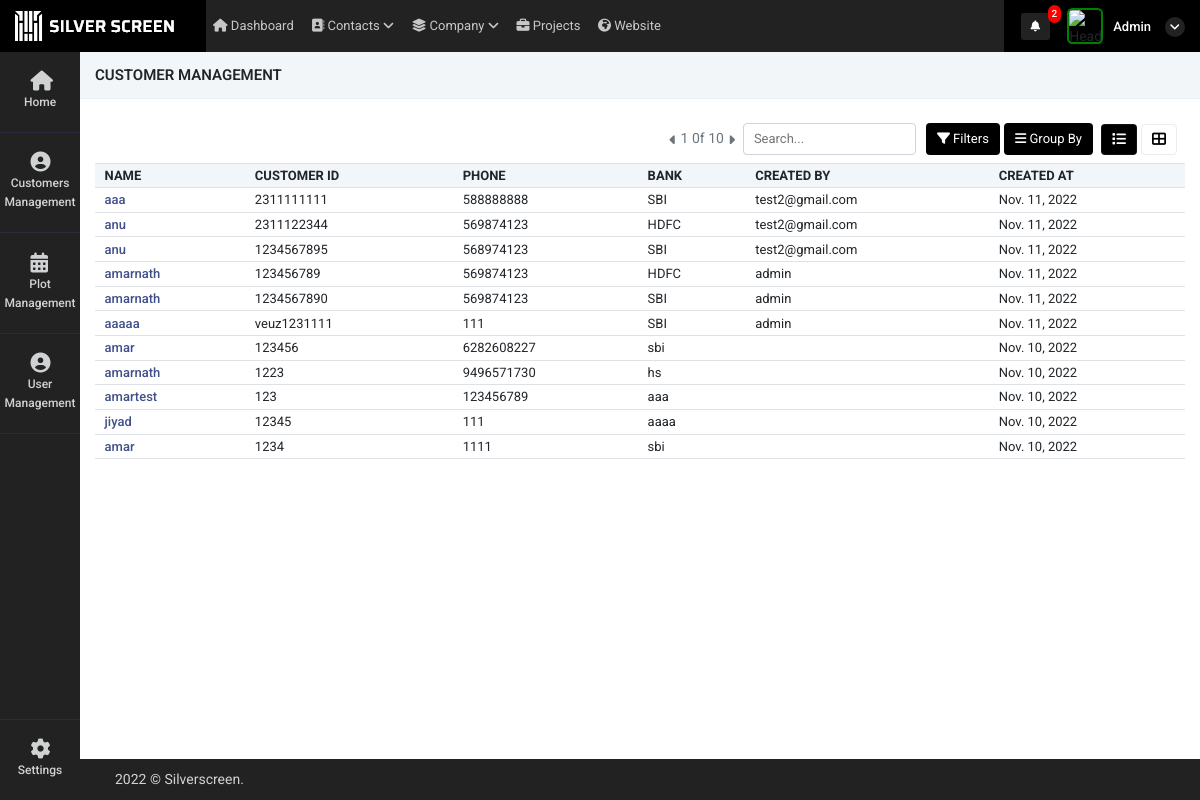
Before: /customer_management (signed in) with the older database file.
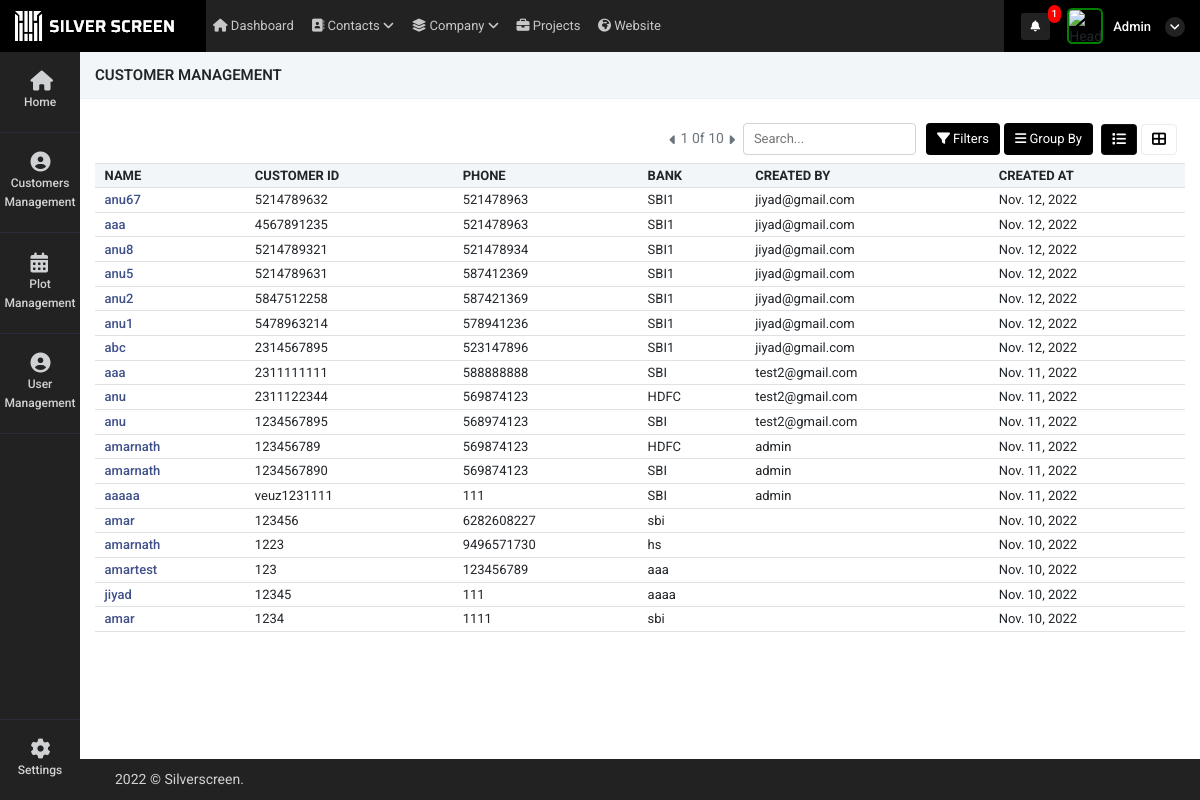
After: the same page with the newer database file.
### super_admin/models.py (models this page shows)
class common(models.Model):  # COMM0N
    dt = models.DateField(auto_now=True)
    tm = models.TimeField(auto_now=True)
    updated = models.DateTimeField(default=timezone.now)
    status = models.CharField(max_length=255, null=True)
    class Meta:
        abstract = True

class Customer_details(common):
    name =  models.CharField(max_length=255,null=True)
    phone = models.CharField(max_length=255,null=True)
    customer_id = models.CharField(max_length=255,null=True)
    bank =  models.CharField(max_length=255,null=True)
    created_by = models.ForeignKey(User,on_delete=models.CASCADE,related_name="Customer_details_created_by", null=True)
    customer_type = models.CharField(max_length=255,choices=customer_comapny_type,null=True)
    company_name =  models.CharField(max_length=255,null=True)
    street1 =  models.CharField(max_length=255,null=True)
    street2 =  models.CharField(max_length=255,null=True)
    city =  models.CharField(max_length=255,null=True)
    satte =  models.CharField(max_length=255,null=True)
    zip =  models.CharField(max_length=255,null=True)
    email =  models.CharField(max_length=255,null=True)
    customer_doc_id = models.FileField(upload_to="customer_document",null=True)
    contract_certi = models.FileField(upload_to="customer_document",null=True)
    tax_certificate  = models.FileField(upload_to="customer_document",null=True)
    other_document = models.FileField(upload_to="customer_document",null=True)
    bank_relation_id = models.ForeignKey(Bank_details,on_delete=models.CASCADE,related_name="Customer_details_Bank_details_id", null=True)
    profile_pic = models.FileField(upload_to="customer_document",null=True)

### super_admin/views.py (the view)
# urls.py: path('customer_management',views.customer_management,name='customer_management'),
def customer_management(request):
    data = Customer_details.objects.all().order_by("-id")
    context = {
        'data':data
    }
    return render(request,'super_admin/customer_management.html',context)

### super_admin/templatetags/notification.py (called while the page is built, shortened)
@register.filter(name='get_notifications')
def get_notifications(value,args):
    user_dat = User.objects.get(id=value.id)
    st = user_dat.is_superuser
    data_count = ''
    if st == True:
        data_count = user_request_plot.objects.filter(read_status=0).count()
    return data_count

@register.filter(name='get_loginUsernameImage')
def get_loginUsernameImage(value,args):
    user_dat = User.objects.get(id=value.id)
    st = user_dat.is_superuser
    image_url = ''
    if st == True:
        image_url = 'http://10.10.10.119:8000/static/adminicon.jpg'
    else:
        user_data = user_Details.objects.get(auth_user=value.id)
        if user_data.atatchment == '':
            image_url = 'http://10.10.10.119:8000/static/adminicon.jpg'
        else:
            image_url ='../media/'+str(user_data.atatchment)
    return image_url

@register.filter(name='get_user_type')
def get_user_type(value,args):
    user_dat = User.objects.get(id=value.id)
    st = user_dat.is_superuser
    if st == True:
        return False

### super_admin/templates/super_admin/customer_management.html (shortened to what the changed rows need)
    {% extends "super_admin/base.html" %}
    {% block content %}
    <div class="container-fluid mt-4">
    <div class="tab-content">
        <div class="tab-pane active" id="home1" role="tabpanel">
            <div class="tab-content">
                <div class="tab-pane active" id="ho" role="tabpanel">
                    <div class="table-responsive mb-1  mt-2">
                        <table class="table table-nowrap align-middle"
                            id="orderTable">
                            <thead class="table-light">
                                <tr class="text-uppercase">
                                    <th class="sort"
                                        data-sort="customer_name">
                                        Name</th>
                                    <th class="sort" data-sort="date">Customer ID</th>
                                    <th class="sort" data-sort="date">Phone</th>
                                    <th class="sort" data-sort="company">
                                       Bank
                                    </th>
                                    <th class="sort" data-sort="company">
                                       Created By
                                    </th>
                                    <th class="sort" data-sort="company">
                                      Created At
                                    </th>
                                </tr>
                            </thead>
                            <tbody class="list form-check-all">
                                {% for i in data %}
                                <tr>
                                    <td class="id"><a href="customer_more_details?id={{i.id}}"
                                            class="fw-medium link-primary">
                                            {% if i.name == None %}
                                            {% else %}
                                            {{i.name}}
                                            {% endif %}
                                        </a>
                                    </td>
                                    <td>
                                        {{i.customer_id}}
                                    </td>
                                    <td class="customer_name">
                                        {% if i.phone == None %}
                                        {% else %}
                                        {{i.phone}}
                                        {% endif %}
                                    </td>
                                    <td class="product_name">{{i.bank}}</td>
                                    <td class="date">
                                        {% if i.created_by == None %}
                                        {% else %}
                                        {{i.created_by}}
                                        {% endif %}
                                    </td>
                                    <td>
                                        {{i.dt}}
                                    </td>
                                </tr>
                                {% endfor %}
                            </tbody>
                        </table>
                    </div>
                </div>
            </div>
            <br>
            <br>
        </div>
    </div>
    </div>
    {% endblock %}

### super_admin/templates/super_admin/base.html (shortened to what the changed rows need)
<!doctype html>
<html lang="en">
    {% load static %}
    {% load notification %}
<head>
    <link rel="stylesheet" href="{% static 'admin/css/morris.css' %}">
    <link href="{% static 'admin/css/bootstrap.min.css' %}" rel="stylesheet" type="text/css" />
    <link href="{% static 'admin/css/icons.css' %}" rel="stylesheet" type="text/css" />
    <link href="{% static 'admin/css/style.css' %}" rel="stylesheet" type="text/css" />
</head>
<body class="">
    <div id="wrapper">
        <div class="content-page">
            <div class="topbar">
                <div class="navbar-header">
                    <div class="d-flex align-items-center icns">
                        <div class="dropdown topbar-head-dropdown ms-1 header-item">
                            <a href="view_all_activity">
                                <i class="fas fa-bell fs-icn">
                                    <span
                                        class="position-absolute topbar-badge fs-9 translate-middle badge rounded-pill bg-red">{{ request.user|get_notifications:"sss" }}</span></i>
                                    </a>
                        </div>
                        <div class="dropdown header-item topbar-user king button-drpdown">
                            <span class="d-flex align-items-center drpdown-toggle">
                                <span class="text-start ms-xl-2">
                                    <span class="d-none d-xl-inline-block ms-1 fw-medium user-name-text">  {{request.user.username|title}}</span>
                                    <i class="pro-icn fa fa-angle-down"></i>
                                </span>
                            </span>
                        </div>
                    </div>
                </div>
            </div>
            <div class="content">
                {% block content %}
                {% endblock %}
            </div>
        </div>
    </div>
</body>
</html>

Changed rows visible on the page:
added Customer_details: name "anu67", customer_id "5214789632", phone "521478963", bank "SBI1", created_by "jiyad@gmail.com", dt "Nov. 12, 2022"
added Customer_details: name "aaa", customer_id "4567891235", phone "521478963", bank "SBI1", created_by "jiyad@gmail.com", dt "Nov. 12, 2022"
added Customer_details: name "anu8", customer_id "5214789321", phone "521478934", bank "SBI1", created_by "jiyad@gmail.com", dt "Nov. 12, 2022"
added Customer_details: name "anu5", customer_id "5214789631", phone "587412369", bank "SBI1", created_by "jiyad@gmail.com", dt "Nov. 12, 2022"
added Customer_details: name "anu2", customer_id "5847512258", phone "587421369", bank "SBI1", created_by "jiyad@gmail.com", dt "Nov. 12, 2022"
added Customer_details: name "anu1", customer_id "5478963214", phone "578941236", bank "SBI1", created_by "jiyad@gmail.com", dt "Nov. 12, 2022"
added Customer_details: name "abc", customer_id "2314567895", phone "523147896", bank "SBI1", created_by "jiyad@gmail.com", dt "Nov. 12, 2022"
Other visible differences:
{{ request.user|get_notifications:"sss" }}: "2" → "1"
